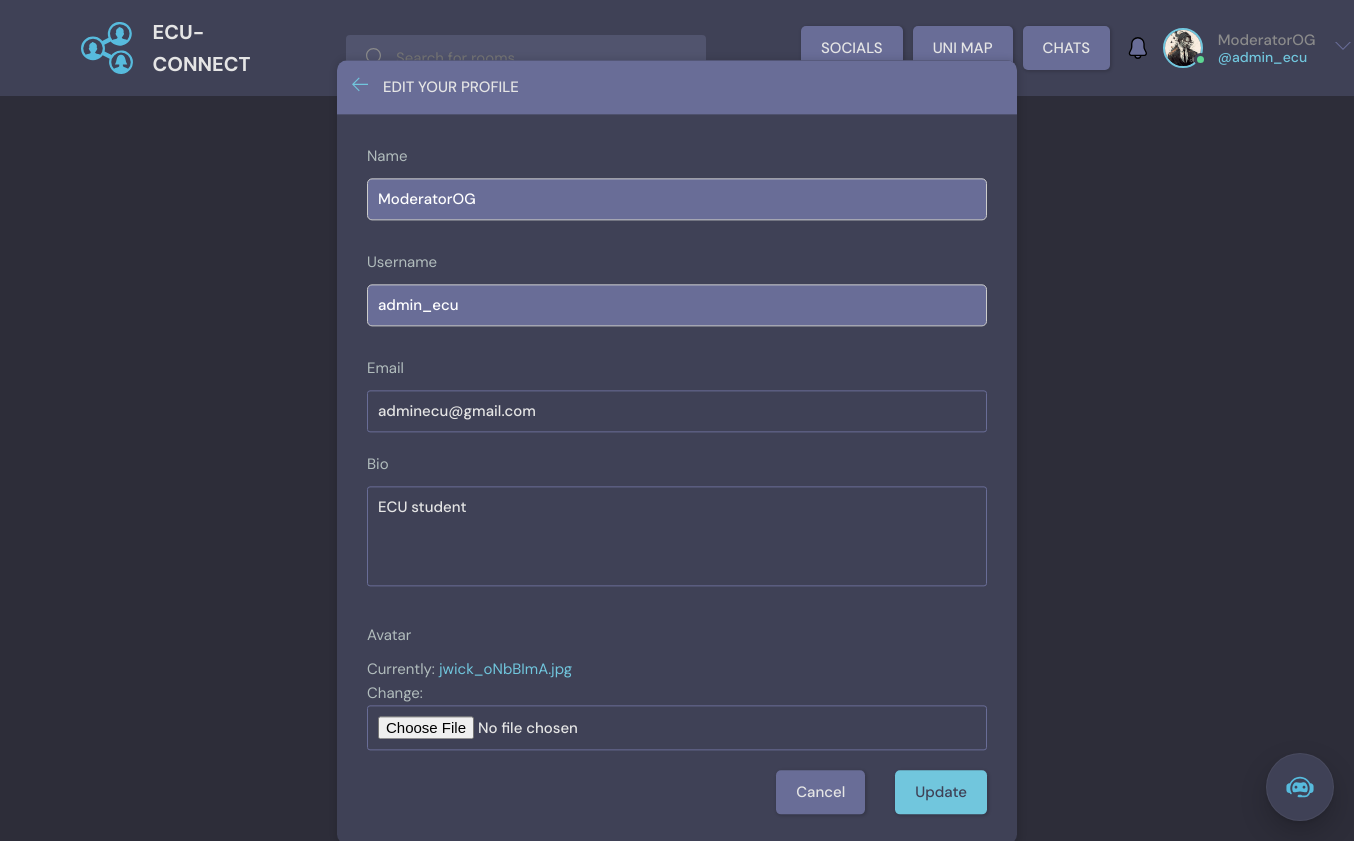
Page /update_user/ (signed in) on the committed database.
### base/models.py (models this page shows)
class User(AbstractUser):
    username = models.CharField(max_length=150, unique=True, null=True)
    name = models.CharField(max_length=200, null=True)
    email = models.EmailField(unique=True, null=True)
    bio = models.TextField(null=True)
    avatar = models.ImageField(null=True, default="avatar.svg")
    USERNAME_FIELD = 'email'
    REQUIRED_FIELDS = ['username']
    notifications = models.ManyToManyField(Notification, related_name='notifications', blank=True)

### base/views.py (the view)
# urls.py: path('update_user/', views.updateUser, name="update_user"),
@login_required(login_url='login')
def updateUser(request):
    user = request.user
    form = UserForm(instance = user)
    if request.method == 'POST':
        form = UserForm(request.POST, request.FILES, instance=user)
        if form.is_valid():
            form.save()
            return redirect('user_profile', pk = user.id)
    return render(request, 'base/update_user.html', {'form': form})

### base/forms.py
class UserForm(ModelForm):
    class Meta:
        model = User
        fields = ['name', 'username', 'email', 'bio', 'avatar']

### base/templates/base/update_user.html (shortened to what this page needs)
{% extends 'main.html' %}
{% block content %}
    <main class="update-account layout">
        <div class="container">
            <div class="layout__box">
                <div class="layout__boxHeader">
                    <div class="layout__boxTitle">
                        <a href="{% url 'home' %}">
                            <svg version="1.1" xmlns="http://www.w3.org/2000/svg" width="32" height="32"
                                viewBox="0 0 32 32">
                                <title>arrow-left</title>
                                <path
                                    d="M13.723 2.286l-13.723 13.714 13.719 13.714 1.616-1.611-10.96-10.96h27.625v-2.286h-27.625l10.965-10.965-1.616-1.607z">
                                </path>
                            </svg>
                        </a>
                        <h3>Edit your profile</h3>
                    </div>
                </div>
                <div class="layout__body">
                    <form class="form" action="" method = "POST" enctype="multipart/form-data">
                      {% for field in form %}
                      <div class="form__group">
                          <label for="profile_pic">{{field.label}}</label>
                          {{field}}
                      </div>
                      {% endfor %}
                        <div class="form__action">
                            <a class="btn btn--dark" href="{% url 'home' %}">Cancel</a>
                            <button class="btn btn--main" type="submit">Update</button>
                        </div>
                    </form>
                </div>
            </div>
        </div>
    </main>
  </body>
</html>
{% endblock content %}

### templates/navbar.html (shortened to what this page needs)
{% load static %}
<header class="header header--loggedIn">
  <div class="container">
    <a href="{% url 'home' %}" class="header__logo">
      <img src="{% static 'images/logo.svg' %}" />
      <h1>ECU-CONNECT</h1>
    </a>
    <form class="header__search" method="GET" action="{% url 'home' %}">
      <label>
        <input name="q" placeholder="Search for rooms..." />
      </label>
    </form>
    <nav class="header__menu">
      <a href="{% url 'social_page' %}" class="btn btn--dark">SOCIALS</a>
      <a href="{% url 'uni_map' %}" class="btn btn--dark no-wrap">UNI MAP</a>
      {% if request.user.is_authenticated %}
      <a href="{% url 'chats' %}" class="btn btn--dark">CHATS</a>
      <button class="dropdown-button-notification">
      </button>
      <div class="header__user">
        <a href="{%url 'user_profile' user.id %}">
          <div class="avatar avatar--medium active">
            <img src="{{request.user.avatar.url}}" />
          </div>
          <p>{{request.user.name}}<span>@{{request.user.username}}</span></p>
        </a>
        <button class="dropdown-button">
          <svg
            version="1.1"
            xmlns="http://www.w3.org/2000/svg"
            width="32"
            height="32"
            viewBox="0 0 32 32"
          >
            <title>chevron-down</title>
            <path d="M16 21l-13-13h-3l16 16 16-16h-3l-13 13z"></path>
          </svg>
        </button>
      </div>
      {% else %}
      <a href="{% url 'login' %}">
        <img src="{% static 'images/avatar.svg' %}" />
        <p>Login</p>
      </a>
      {% endif %}
    </nav>
  </div>
</header>

### rows in the picture
User: user.avatar (picture), user.name "ModeratorOG", user.username "admin_ecu", form "ModeratorOG" "admin_ecu" "adminecu@gmail.com" "ECU student"

### other values in the picture
{{ field.label }} "Name" "Username" "Email" "Bio" "Avatar"
